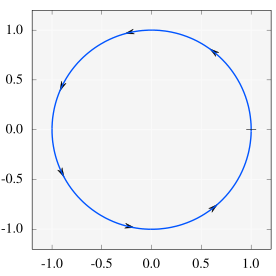

The script that drew this image:
set size square

set rmargin 0.5
set tmargin 0.5
set lmargin 3.5
set bmargin 1.5

unset key
set format x "%.1f"
set format y "%.1f"

set xr [-1.2:1.2]
set yr [-1.2:1.2]
set tr [0:2*pi]

f(x) = cos(x)
g(x) = sin(x)


set style arrow 1 size 0.1,15,40 fixed filled lw 4
do for [i=1:6] {
  t = 2 * pi * (i) / 7
  set arrow arrowstyle 1 from f(t),g(t) to f(t+0.05),g(t+0.05)
}

set style arrow 2 size 0.05,90 fixed filled lw 4
set arrow arrowstyle 2 front empty from f(0.01),g(0.01) to f(0),g(0)
set arrow arrowstyle 2 front from f(2*pi-0.01),g(2*pi-0.01) to f(2*pi),g(2*pi)

set samples 1000
set parametric
plot f(t), g(t) notitle lc rgb "#0055ff" lw 4
